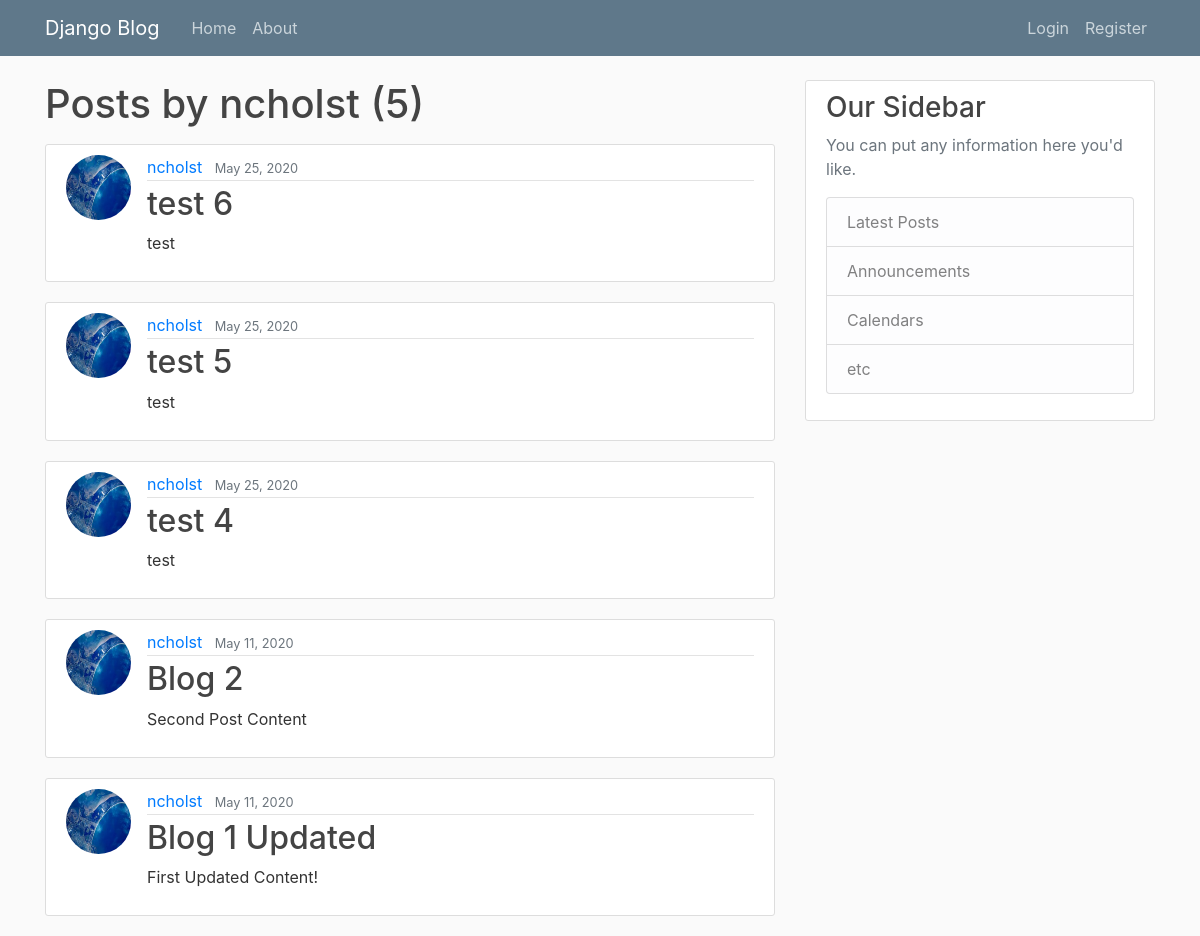
The page /blog/user/ncholst on the database its author committed.
### blog/models.py (models this page shows, shortened)
class Post(models.Model):
    title = models.CharField(max_length=100)
    content = models.TextField()
    date_posted = models.DateTimeField(default=timezone.now)
    author = models.ForeignKey(User, on_delete=models.CASCADE)

### users/models.py (models this page shows, shortened)
class Profile(models.Model):
    user = models.OneToOneField(User, on_delete=models.CASCADE)
    image = models.ImageField(default='default.jpg', upload_to='profile_pics')

### blog/views.py (the view)
# urls.py: path('user/<str:username>', UserPostListView.as_view(), name='user-posts'),
class UserPostListView(ListView):
    model = Post
    template_name = 'blog/user_posts.html'  # <app>/<model>_<viewtype>.html
    context_object_name = 'posts'
    paginate_by = 5
    def get_queryset(self):
        user = get_object_or_404(User, username=self.kwargs.get('username')) #gets username from URL
        return Post.objects.filter(author=user).order_by('-date_posted')

### blog/templates/blog/user_posts.html (shortened to what this page needs)
{% extends "blog/base.html" %}
{% block content %}
    <h1 class="mb-3">Posts by {{ view.kwargs.username }} ({{ page_obj.paginator.count }})</h1>
    {%  for post in posts %}
    <article class="media content-section">
        <img class = "rounded-circle article-img" src="{{ post.author.profile.image.url }}">
      <div class="media-body">
        <div class="article-metadata">
          <a class="mr-2" href="{% url 'user-posts' post.author.username %}">{{ post.author }}</a>
          <small class="text-muted">{{ post.date_posted|date:'F d, Y' }}</small>
        </div>
        <h2><a class="article-title" href="{% url 'post-detail' post.id %}">{{ post.title }}</a></h2>
        <p class="article-content">{{ post.content }}</p>
      </div>
    </article>
    {% endfor %}
{% endblock content %}

### blog/static/blog/main.css (style rules this page uses)
body { background: #fafafa; color: #333333; margin-top: 5rem; }
h1, h2, h3, h4, h5, h6 { color: #444444; }
.content-section { background: #ffffff; padding: 10px 20px; border: 1px solid #dddddd; border-radius: 3px; margin-bottom: 20px; }
.article-title { color: #444444; }
.article-content { white-space: pre-line; }
.article-img { height: 65px; width: 65px; margin-right: 16px; }
.article-metadata { padding-bottom: 1px; margin-bottom: 4px; border-bottom: 1px solid #e3e3e3 }

### rows shown on the page
Post: author.profile.image (picture), author "ncholst", date_posted "May 25, 2020", title "test 6", content "test"
Post: author.profile.image (picture), author "ncholst", date_posted "May 25, 2020", title "test 5", content "test"
Post: author.profile.image (picture), author "ncholst", date_posted "May 25, 2020", title "test 4", content "test"
Post: author.profile.image (picture), author "ncholst", date_posted "May 11, 2020", title "Blog 2", content "Second Post Content"
Post: author.profile.image (picture), author "ncholst", date_posted "May 11, 2020", title "Blog 1 Updated", content "First Updated Content!"

### other values the page prints
{{ view.kwargs.username }} "ncholst"
{{ page_obj.paginator.count }} "5"
